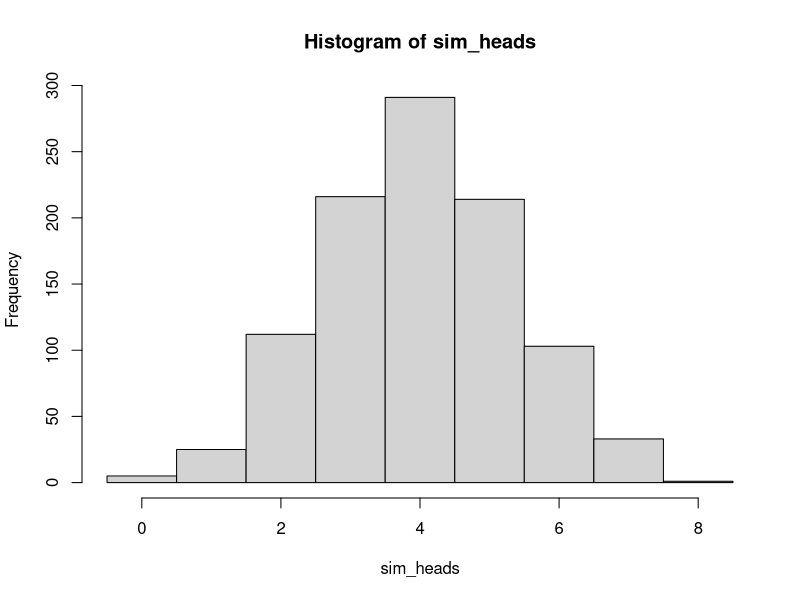

The R script that drew this image:
# Code for Activity 01 - The Lady Tasting Tea


# Create a coin object that contains "heads" and "tails"

coin <- c("heads", "tails")


# "Flip" the coin once

sample(coin, size = 1)


# "Flip" the coin eight times

sample(coin, 
       size = 8, 
       replace = TRUE)




# Bonus code to simulate the process 1000 times

coin_sim <- replicate(1000, sample(coin,
                                   size = 8, 
                                   replace = TRUE))
sim_heads <- apply(coin_sim, 
                   MARGIN = 2, 
                   FUN = function(x) { sum(x == "heads")} )
table(sim_heads)
prop.table(table(sim_heads))
hist(sim_heads, breaks = seq(-0.5, 8.5, 1))
